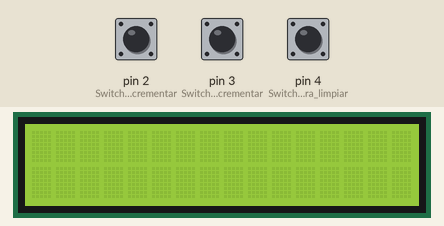
This sketch was run on a simulated Arduino Uno, built with avr-gcc and run on an emulated ATmega328P. Parts: 16×2 character LCD. The test bench sets the inputs (shaded band); at power-on: pin 2 (Switch_para_incrementar) LOW, pin 3 (Switch_para_decrementar) LOW, pin 4 (Switch_para_limpiar) LOW.

Above: at 1.2 s.
1.3 s: pin 2 (Switch_para_incrementar) pulled HIGH for 1 s
At 3.2 s:
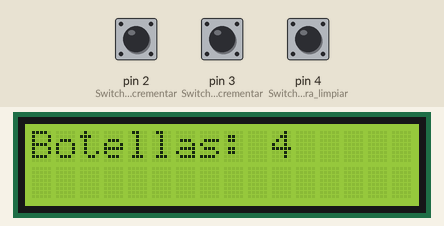
3.8 s: pin 3 (Switch_para_decrementar) pulled HIGH for 3.2 s
At 7.7 s:
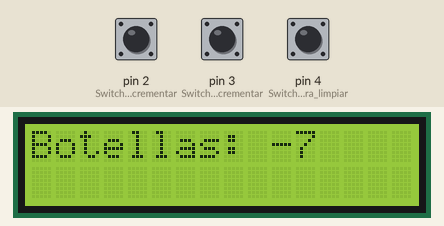
8.5 s: pin 3 (Switch_para_decrementar) pulled HIGH for 0.15 s
At 9.2 s:
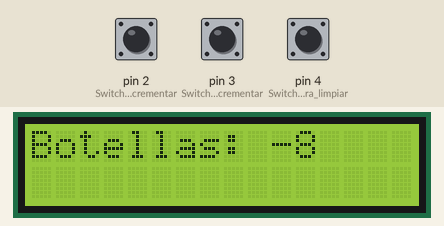
Timing chart, 0 to 11.5 s (numbered marks = the images above; inputs shaded):
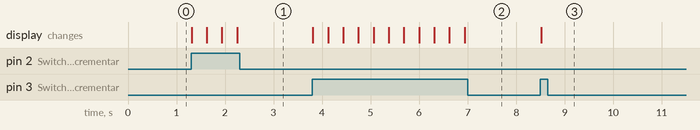

Measured:
- after the input at 1.3 s, the display: first changes at once (image 1 shows a later state)
- after the input at 3.8 s, the display: first changes at once (image 2 shows a later state)
- after the input at 8.5 s, the display: changes at once (image 3)

The sketch:

5.ino
```cpp
#include <Wire.h>
#include <LiquidCrystal_I2C.h>
LiquidCrystal_I2C lcd(0x27,16,2);

int contador = 0;

void setup()
{
  lcd.init();
  lcd.backlight();
  pinMode(2, INPUT);  // Switch para incrementar
  pinMode(3, INPUT);  // Switch para decrementar
  pinMode(4, INPUT);  // Switch para limpiar
  }

void loop()
{
  if (digitalRead(2) == HIGH)
  {
    contador = contador + 1;
    lcd.setCursor(0, 0);
    lcd.print("Botellas: " + String(contador) + " ");
    delay(300);
  }
  if (digitalRead(3) == HIGH)
  {
    contador = contador - 1 ;
    lcd.setCursor(0, 0);
    lcd.print("Botellas: " + String(contador) + " ");
    delay(300);
  }

  if (digitalRead(4) == HIGH)
  {
    contador = 0;
    lcd.setCursor(0, 0);
    lcd.print("Botellas: 0        ");
    delay(300);
  }
}
```
